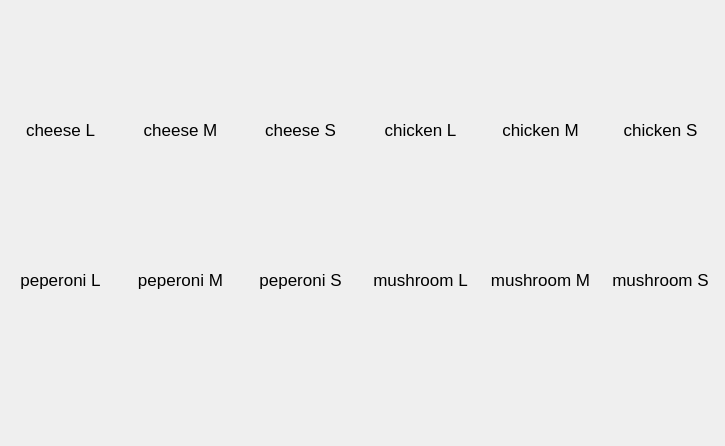
<?xml version="1.0" encoding="UTF-8"?>
<ui version="4.0">
 <class>Form</class>
 <widget class="QWidget" name="Form">
  <property name="geometry">
   <rect>
    <x>0</x>
    <y>0</y>
    <width>725</width>
    <height>446</height>
   </rect>
  </property>
  <property name="windowTitle">
   <string>Form</string>
  </property>
  <widget class="QPushButton" name="piz_cheese_L">
   <property name="geometry">
    <rect>
     <x>10</x>
     <y>10</y>
     <width>101</width>
     <height>141</height>
    </rect>
   </property>
   <property name="text">
    <string/>
   </property>
   <property name="icon">
    <iconset>
     <normaloff>ASSETS/pizza/cheese pizza.png</normaloff>ASSETS/pizza/cheese pizza.png</iconset>
   </property>
   <property name="iconSize">
    <size>
     <width>70</width>
     <height>70</height>
    </size>
   </property>
   <property name="flat">
    <bool>true</bool>
   </property>
  </widget>
  <widget class="QLabel" name="label">
   <property name="geometry">
    <rect>
     <x>10</x>
     <y>120</y>
     <width>101</width>
     <height>19</height>
    </rect>
   </property>
   <property name="font">
    <font>
     <pointsize>13</pointsize>
    </font>
   </property>
   <property name="text">
    <string>cheese L</string>
   </property>
   <property name="alignment">
    <set>Qt::AlignCenter</set>
   </property>
  </widget>
  <widget class="QLabel" name="label_2">
   <property name="geometry">
    <rect>
     <x>130</x>
     <y>120</y>
     <width>101</width>
     <height>19</height>
    </rect>
   </property>
   <property name="font">
    <font>
     <pointsize>13</pointsize>
    </font>
   </property>
   <property name="text">
    <string>cheese M</string>
   </property>
   <property name="alignment">
    <set>Qt::AlignCenter</set>
   </property>
  </widget>
  <widget class="QPushButton" name="piz_cheese_M">
   <property name="geometry">
    <rect>
     <x>130</x>
     <y>10</y>
     <width>101</width>
     <height>141</height>
    </rect>
   </property>
   <property name="text">
    <string/>
   </property>
   <property name="icon">
    <iconset>
     <normaloff>ASSETS/pizza/cheese pizza.png</normaloff>ASSETS/pizza/cheese pizza.png</iconset>
   </property>
   <property name="iconSize">
    <size>
     <width>70</width>
     <height>70</height>
    </size>
   </property>
   <property name="flat">
    <bool>true</bool>
   </property>
  </widget>
  <widget class="QPushButton" name="piz_cheese_S">
   <property name="geometry">
    <rect>
     <x>250</x>
     <y>10</y>
     <width>101</width>
     <height>141</height>
    </rect>
   </property>
   <property name="text">
    <string/>
   </property>
   <property name="icon">
    <iconset>
     <normaloff>ASSETS/pizza/cheese pizza.png</normaloff>ASSETS/pizza/cheese pizza.png</iconset>
   </property>
   <property name="iconSize">
    <size>
     <width>70</width>
     <height>70</height>
    </size>
   </property>
   <property name="flat">
    <bool>true</bool>
   </property>
  </widget>
  <widget class="QLabel" name="label_3">
   <property name="geometry">
    <rect>
     <x>250</x>
     <y>120</y>
     <width>101</width>
     <height>19</height>
    </rect>
   </property>
   <property name="font">
    <font>
     <pointsize>13</pointsize>
    </font>
   </property>
   <property name="text">
    <string>cheese S</string>
   </property>
   <property name="alignment">
    <set>Qt::AlignCenter</set>
   </property>
  </widget>
  <widget class="QLabel" name="label_4">
   <property name="geometry">
    <rect>
     <x>10</x>
     <y>270</y>
     <width>101</width>
     <height>19</height>
    </rect>
   </property>
   <property name="font">
    <font>
     <pointsize>13</pointsize>
    </font>
   </property>
   <property name="text">
    <string>peperoni L</string>
   </property>
   <property name="alignment">
    <set>Qt::AlignCenter</set>
   </property>
  </widget>
  <widget class="QPushButton" name="piz_peperoni_S">
   <property name="geometry">
    <rect>
     <x>250</x>
     <y>160</y>
     <width>101</width>
     <height>141</height>
    </rect>
   </property>
   <property name="text">
    <string/>
   </property>
   <property name="icon">
    <iconset>
     <normaloff>ASSETS/pizza/pepporoni pizza.png</normaloff>ASSETS/pizza/pepporoni pizza.png</iconset>
   </property>
   <property name="iconSize">
    <size>
     <width>70</width>
     <height>70</height>
    </size>
   </property>
   <property name="flat">
    <bool>true</bool>
   </property>
  </widget>
  <widget class="QPushButton" name="piz_peperoni_L">
   <property name="geometry">
    <rect>
     <x>10</x>
     <y>160</y>
     <width>101</width>
     <height>141</height>
    </rect>
   </property>
   <property name="text">
    <string/>
   </property>
   <property name="icon">
    <iconset>
     <normaloff>ASSETS/pizza/pepporoni pizza.png</normaloff>ASSETS/pizza/pepporoni pizza.png</iconset>
   </property>
   <property name="iconSize">
    <size>
     <width>70</width>
     <height>70</height>
    </size>
   </property>
   <property name="flat">
    <bool>true</bool>
   </property>
  </widget>
  <widget class="QLabel" name="label_5">
   <property name="geometry">
    <rect>
     <x>130</x>
     <y>270</y>
     <width>101</width>
     <height>19</height>
    </rect>
   </property>
   <property name="font">
    <font>
     <pointsize>13</pointsize>
    </font>
   </property>
   <property name="text">
    <string>peperoni M</string>
   </property>
   <property name="alignment">
    <set>Qt::AlignCenter</set>
   </property>
  </widget>
  <widget class="QLabel" name="label_6">
   <property name="geometry">
    <rect>
     <x>250</x>
     <y>270</y>
     <width>101</width>
     <height>19</height>
    </rect>
   </property>
   <property name="font">
    <font>
     <pointsize>13</pointsize>
    </font>
   </property>
   <property name="text">
    <string>peperoni S</string>
   </property>
   <property name="alignment">
    <set>Qt::AlignCenter</set>
   </property>
  </widget>
  <widget class="QLabel" name="label_7">
   <property name="geometry">
    <rect>
     <x>370</x>
     <y>120</y>
     <width>101</width>
     <height>19</height>
    </rect>
   </property>
   <property name="font">
    <font>
     <pointsize>13</pointsize>
    </font>
   </property>
   <property name="text">
    <string>chicken L</string>
   </property>
   <property name="alignment">
    <set>Qt::AlignCenter</set>
   </property>
  </widget>
  <widget class="QLabel" name="label_8">
   <property name="geometry">
    <rect>
     <x>490</x>
     <y>270</y>
     <width>101</width>
     <height>19</height>
    </rect>
   </property>
   <property name="font">
    <font>
     <pointsize>13</pointsize>
    </font>
   </property>
   <property name="text">
    <string>mushroom M</string>
   </property>
   <property name="alignment">
    <set>Qt::AlignCenter</set>
   </property>
  </widget>
  <widget class="QLabel" name="label_9">
   <property name="geometry">
    <rect>
     <x>610</x>
     <y>270</y>
     <width>101</width>
     <height>19</height>
    </rect>
   </property>
   <property name="font">
    <font>
     <pointsize>13</pointsize>
    </font>
   </property>
   <property name="text">
    <string>mushroom S</string>
   </property>
   <property name="alignment">
    <set>Qt::AlignCenter</set>
   </property>
  </widget>
  <widget class="QPushButton" name="piz_mushroom_S">
   <property name="geometry">
    <rect>
     <x>610</x>
     <y>160</y>
     <width>101</width>
     <height>141</height>
    </rect>
   </property>
   <property name="text">
    <string/>
   </property>
   <property name="icon">
    <iconset>
     <normaloff>ASSETS/pizza/mushroom pizza.png</normaloff>ASSETS/pizza/mushroom pizza.png</iconset>
   </property>
   <property name="iconSize">
    <size>
     <width>70</width>
     <height>70</height>
    </size>
   </property>
   <property name="flat">
    <bool>true</bool>
   </property>
  </widget>
  <widget class="QPushButton" name="piz_chicken_M">
   <property name="geometry">
    <rect>
     <x>490</x>
     <y>10</y>
     <width>101</width>
     <height>141</height>
    </rect>
   </property>
   <property name="text">
    <string/>
   </property>
   <property name="icon">
    <iconset>
     <normaloff>ASSETS/pizza/chicken pizza.png</normaloff>ASSETS/pizza/chicken pizza.png</iconset>
   </property>
   <property name="iconSize">
    <size>
     <width>70</width>
     <height>70</height>
    </size>
   </property>
   <property name="flat">
    <bool>true</bool>
   </property>
  </widget>
  <widget class="QPushButton" name="piz_chicken_S">
   <property name="geometry">
    <rect>
     <x>610</x>
     <y>10</y>
     <width>101</width>
     <height>141</height>
    </rect>
   </property>
   <property name="text">
    <string/>
   </property>
   <property name="icon">
    <iconset>
     <normaloff>ASSETS/pizza/chicken pizza.png</normaloff>ASSETS/pizza/chicken pizza.png</iconset>
   </property>
   <property name="iconSize">
    <size>
     <width>70</width>
     <height>70</height>
    </size>
   </property>
   <property name="flat">
    <bool>true</bool>
   </property>
  </widget>
  <widget class="QPushButton" name="piz_chicken_L">
   <property name="geometry">
    <rect>
     <x>370</x>
     <y>10</y>
     <width>101</width>
     <height>141</height>
    </rect>
   </property>
   <property name="text">
    <string/>
   </property>
   <property name="icon">
    <iconset>
     <normaloff>ASSETS/pizza/chicken pizza.png</normaloff>ASSETS/pizza/chicken pizza.png</iconset>
   </property>
   <property name="iconSize">
    <size>
     <width>70</width>
     <height>70</height>
    </size>
   </property>
   <property name="flat">
    <bool>true</bool>
   </property>
  </widget>
  <widget class="QLabel" name="label_10">
   <property name="geometry">
    <rect>
     <x>490</x>
     <y>120</y>
     <width>101</width>
     <height>19</height>
    </rect>
   </property>
   <property name="font">
    <font>
     <pointsize>13</pointsize>
    </font>
   </property>
   <property name="text">
    <string>chicken M</string>
   </property>
   <property name="alignment">
    <set>Qt::AlignCenter</set>
   </property>
  </widget>
  <widget class="QLabel" name="label_11">
   <property name="geometry">
    <rect>
     <x>610</x>
     <y>120</y>
     <width>101</width>
     <height>19</height>
    </rect>
   </property>
   <property name="font">
    <font>
     <pointsize>13</pointsize>
    </font>
   </property>
   <property name="text">
    <string>chicken S</string>
   </property>
   <property name="alignment">
    <set>Qt::AlignCenter</set>
   </property>
  </widget>
  <widget class="QPushButton" name="piz_mushroom_M">
   <property name="geometry">
    <rect>
     <x>490</x>
     <y>160</y>
     <width>101</width>
     <height>141</height>
    </rect>
   </property>
   <property name="text">
    <string/>
   </property>
   <property name="icon">
    <iconset>
     <normaloff>ASSETS/pizza/mushroom pizza.png</normaloff>ASSETS/pizza/mushroom pizza.png</iconset>
   </property>
   <property name="iconSize">
    <size>
     <width>70</width>
     <height>70</height>
    </size>
   </property>
   <property name="flat">
    <bool>true</bool>
   </property>
  </widget>
  <widget class="QPushButton" name="piz_mushroom_L">
   <property name="geometry">
    <rect>
     <x>370</x>
     <y>160</y>
     <width>101</width>
     <height>141</height>
    </rect>
   </property>
   <property name="text">
    <string/>
   </property>
   <property name="icon">
    <iconset>
     <normaloff>ASSETS/pizza/mushroom pizza.png</normaloff>ASSETS/pizza/mushroom pizza.png</iconset>
   </property>
   <property name="iconSize">
    <size>
     <width>70</width>
     <height>70</height>
    </size>
   </property>
   <property name="flat">
    <bool>true</bool>
   </property>
  </widget>
  <widget class="QLabel" name="label_12">
   <property name="geometry">
    <rect>
     <x>370</x>
     <y>270</y>
     <width>101</width>
     <height>19</height>
    </rect>
   </property>
   <property name="font">
    <font>
     <pointsize>13</pointsize>
    </font>
   </property>
   <property name="text">
    <string>mushroom L</string>
   </property>
   <property name="alignment">
    <set>Qt::AlignCenter</set>
   </property>
  </widget>
  <widget class="QPushButton" name="piz_extra_cheese">
   <property name="geometry">
    <rect>
     <x>130</x>
     <y>160</y>
     <width>101</width>
     <height>141</height>
    </rect>
   </property>
   <property name="text">
    <string/>
   </property>
   <property name="icon">
    <iconset>
     <normaloff>ASSETS/pizza/pepporoni pizza.png</normaloff>ASSETS/pizza/pepporoni pizza.png</iconset>
   </property>
   <property name="iconSize">
    <size>
     <width>70</width>
     <height>70</height>
    </size>
   </property>
   <property name="flat">
    <bool>true</bool>
   </property>
  </widget>
  <zorder>piz_cheese_L</zorder>
  <zorder>label</zorder>
  <zorder>piz_cheese_M</zorder>
  <zorder>label_2</zorder>
  <zorder>piz_cheese_S</zorder>
  <zorder>label_3</zorder>
  <zorder>piz_peperoni_S</zorder>
  <zorder>piz_peperoni_L</zorder>
  <zorder>label_5</zorder>
  <zorder>label_6</zorder>
  <zorder>label_4</zorder>
  <zorder>piz_mushroom_S</zorder>
  <zorder>piz_chicken_M</zorder>
  <zorder>piz_chicken_S</zorder>
  <zorder>piz_chicken_L</zorder>
  <zorder>label_10</zorder>
  <zorder>label_11</zorder>
  <zorder>piz_mushroom_M</zorder>
  <zorder>piz_mushroom_L</zorder>
  <zorder>label_7</zorder>
  <zorder>label_12</zorder>
  <zorder>label_9</zorder>
  <zorder>label_8</zorder>
  <zorder>piz_extra_cheese</zorder>
 </widget>
 <resources/>
 <connections/>
</ui>
